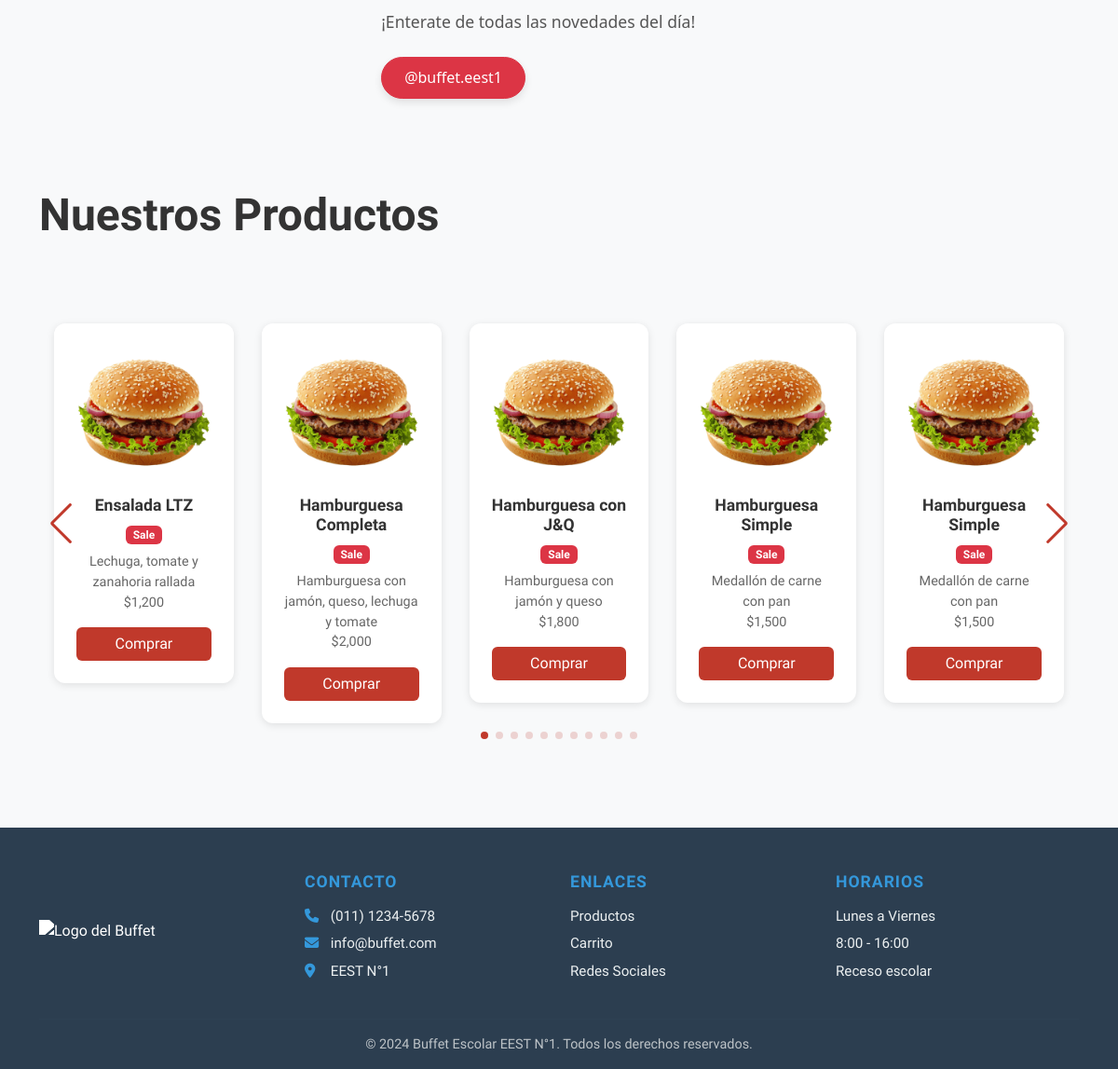
Before: / (lower part) with the older database file.
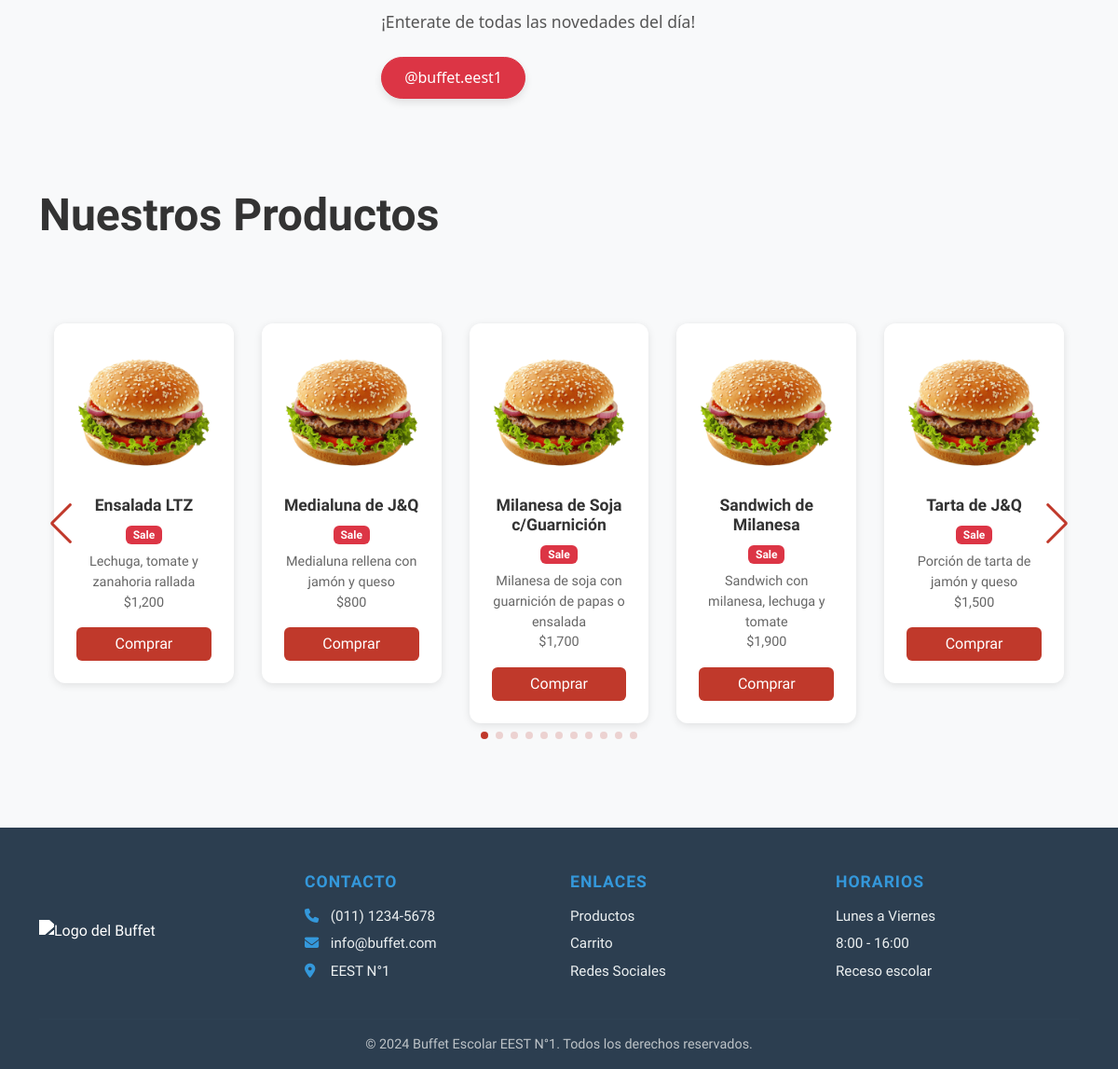
After: the same page with the newer database file.
### tables this page shows
CREATE TABLE IF NOT EXISTS `productos` (
  `id` int NOT NULL AUTO_INCREMENT,
  `categoria_id` int NOT NULL,
  `nombre` varchar(150) NOT NULL,
  `descripcion` text,
  `precio` decimal(10,2) NOT NULL,
  `vegetariano` tinyint(1) DEFAULT '0',
  `tacc` tinyint(1) DEFAULT '0',
  `imagen` varchar(255) DEFAULT NULL,
  `stock` int DEFAULT '0',
  `creado_en` datetime DEFAULT CURRENT_TIMESTAMP,
  PRIMARY KEY (`id`),
  KEY `categoria_id` (`categoria_id`)
);

### productos.php (the view, shortened to what this page needs)
<?php
$conn = getDBConnection();
$sql = "SELECT p.id, p.nombre, p.descripcion, p.stock, p.vegetariano, p.tacc, p.precio, p.categoria_id, c.nombre AS categoria_nombre
        FROM productos p
        LEFT JOIN categorias c ON p.categoria_id = c.id
        ORDER BY p.categoria_id, p.nombre";
$result = $conn->query($sql);
if ($result->num_rows > 0) {
    while($row = $result->fetch_assoc()) {
        echo '<div class="swiper-slide">';
        echo '<div class="producto-card text-center mx-auto" style="max-height: 450px;">';
        echo '<img src="img/' . strtolower(str_replace(' ', '_', $row['nombre'])) . '.png" alt="' . $row['nombre'] . '" class="img-fluid mb-3" onerror="this.src=\'img/hamburguesa.png\'">';
        echo '<h5 class="fw-bold mb-2">' . $row['nombre'] . '</h5>';
        echo '<span class="badge bg-danger mb-2">Sale</span>';
        echo '<p class="mb-3">' . $row['descripcion'] . '<br>$' . number_format($row['precio'], 0) . '</p>';
        echo '<button class="btn btn-red w-100" onclick="abrirModal(' . $row['id'] . ')">Comprar</button>';
        echo '</div>';
        echo '</div>';
    }
} else {
    echo '<div class="col-12 text-center"><p>No hay productos disponibles</p></div>';
}
?>

Changed rows visible on the page:
no longer on this page (row edited): productos: nombre "Hamburguesa Completa", descripcion "Hamburguesa con jamón, queso, lechuga y tomate", precio "2,000"
no longer on this page (row edited): productos: nombre "Hamburguesa con J&Q", descripcion "Hamburguesa con jamón y queso", precio "1,800"
no longer on this page (row edited): productos: nombre "Hamburguesa Simple", descripcion "Medallón de carne con pan", precio "1,500"
no longer on this page (row edited): productos: nombre "Hamburguesa Simple", descripcion "Medallón de carne con pan", precio "1,500"
now on this page (row unchanged): productos: nombre "Medialuna de J&Q", descripcion "Medialuna rellena con jamón y queso", precio "800"
now on this page (row unchanged): productos: nombre "Milanesa de Soja c/Guarnición", descripcion "Milanesa de soja con guarnición de papas o ensalada", precio "1,700"
now on this page (row unchanged): productos: nombre "Sandwich de Milanesa", descripcion "Sandwich con milanesa, lechuga y tomate", precio "1,900"
now on this page (row unchanged): productos: nombre "Tarta de J&Q", descripcion "Porción de tarta de jamón y queso", precio "1,500"
